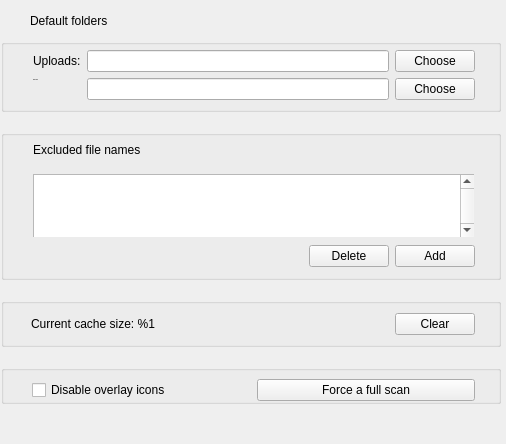
     <widget class="QWidget" name="pAdvanced">
      <layout class="QVBoxLayout" name="verticalLayout_13">
       <property name="spacing">
        <number>8</number>
       </property>
       <property name="leftMargin">
        <number>1</number>
       </property>
       <property name="topMargin">
        <number>14</number>
       </property>
       <property name="rightMargin">
        <number>5</number>
       </property>
       <property name="bottomMargin">
        <number>0</number>
       </property>
       <item>
        <widget class="QLabel" name="label_11">
         <property name="sizePolicy">
          <sizepolicy hsizetype="Preferred" vsizetype="Maximum">
           <horstretch>0</horstretch>
           <verstretch>0</verstretch>
          </sizepolicy>
         </property>
         <property name="styleSheet">
          <string notr="true">padding-left: 26px;
padding-bottom: 3px;</string>
         </property>
         <property name="text">
          <string>Default folders</string>
         </property>
        </widget>
       </item>
       <item>
        <widget class="QGroupBox" name="groupBox_2">
         <property name="sizePolicy">
          <sizepolicy hsizetype="Preferred" vsizetype="Maximum">
           <horstretch>0</horstretch>
           <verstretch>0</verstretch>
          </sizepolicy>
         </property>
         <property name="title">
          <string/>
         </property>
         <property name="flat">
          <bool>true</bool>
         </property>
         <layout class="QFormLayout" name="formLayout_2">
          <property name="leftMargin">
           <number>29</number>
          </property>
          <property name="topMargin">
           <number>5</number>
          </property>
          <property name="rightMargin">
           <number>4</number>
          </property>
          <property name="bottomMargin">
           <number>9</number>
          </property>
          <item row="1" column="1">
           <widget class="QWidget" name="widget" native="true">
            <property name="sizePolicy">
             <sizepolicy hsizetype="Preferred" vsizetype="Maximum">
              <horstretch>0</horstretch>
              <verstretch>0</verstretch>
             </sizepolicy>
            </property>
            <layout class="QHBoxLayout" name="horizontalLayout_17">
             <property name="leftMargin">
              <number>0</number>
             </property>
             <property name="topMargin">
              <number>0</number>
             </property>
             <property name="rightMargin">
              <number>19</number>
             </property>
             <property name="bottomMargin">
              <number>0</number>
             </property>
             <item>
              <widget class="QLineEdit" name="eUploadFolder">
               <property name="readOnly">
                <bool>true</bool>
               </property>
              </widget>
             </item>
             <item>
              <widget class="QPushButton" name="bUploadFolder">
               <property name="sizePolicy">
                <sizepolicy hsizetype="Minimum" vsizetype="Preferred">
                 <horstretch>0</horstretch>
                 <verstretch>0</verstretch>
                </sizepolicy>
               </property>
               <property name="minimumSize">
                <size>
                 <width>0</width>
                 <height>0</height>
                </size>
               </property>
               <property name="text">
                <string>Choose</string>
               </property>
               <property name="autoDefault">
                <bool>false</bool>
               </property>
              </widget>
             </item>
            </layout>
           </widget>
          </item>
          <item row="2" column="1">
           <widget class="QWidget" name="widget_16" native="true">
            <property name="sizePolicy">
             <sizepolicy hsizetype="Preferred" vsizetype="Maximum">
              <horstretch>0</horstretch>
              <verstretch>0</verstretch>
             </sizepolicy>
            </property>
            <layout class="QHBoxLayout" name="horizontalLayout_20">
             <property name="leftMargin">
              <number>0</number>
             </property>
             <property name="topMargin">
              <number>0</number>
             </property>
             <property name="rightMargin">
              <number>19</number>
             </property>
             <property name="bottomMargin">
              <number>0</number>
             </property>
             <item>
              <widget class="QLineEdit" name="eDownloadFolder">
               <property name="readOnly">
                <bool>true</bool>
               </property>
              </widget>
             </item>
             <item>
              <widget class="QPushButton" name="bDownloadFolder">
               <property name="sizePolicy">
                <sizepolicy hsizetype="Minimum" vsizetype="Preferred">
                 <horstretch>0</horstretch>
                 <verstretch>0</verstretch>
                </sizepolicy>
               </property>
               <property name="minimumSize">
                <size>
                 <width>0</width>
                 <height>0</height>
                </size>
               </property>
               <property name="text">
                <string>Choose</string>
               </property>
               <property name="autoDefault">
                <bool>false</bool>
               </property>
              </widget>
             </item>
            </layout>
           </widget>
          </item>
          <item row="1" column="0">
           <widget class="QLabel" name="lUploadFolder">
            <property name="text">
             <string>Uploads:</string>
            </property>
           </widget>
          </item>
          <item row="2" column="0">
           <widget class="QLabel" name="lDownloadFolder">
            <property name="font">
             <font>
              <pointsize>-1</pointsize>
             </font>
            </property>
            <property name="text">
             <string>Downloads:</string>
            </property>
           </widget>
          </item>
         </layout>
        </widget>
       </item>
       <item>
        <widget class="QToolButton" name="toolButton_5">
         <property name="sizePolicy">
          <sizepolicy hsizetype="Preferred" vsizetype="Preferred">
           <horstretch>0</horstretch>
           <verstretch>0</verstretch>
          </sizepolicy>
         </property>
         <property name="minimumSize">
          <size>
           <width>500</width>
           <height>2</height>
          </size>
         </property>
         <property name="maximumSize">
          <size>
           <width>500</width>
           <height>2</height>
          </size>
         </property>
         <property name="styleSheet">
          <string notr="true">border:none;
background:transparent;</string>
         </property>
         <property name="text">
          <string/>
         </property>
         <property name="icon">
          <iconset resource="../Resources_win.qrc">
           <normaloff>:/images/separator line.png</normaloff>:/images/separator line.png</iconset>
         </property>
         <property name="iconSize">
          <size>
           <width>500</width>
           <height>2</height>
          </size>
         </property>
        </widget>
       </item>
       <item>
        <widget class="QGroupBox" name="groupBox_5">
         <property name="sizePolicy">
          <sizepolicy hsizetype="Preferred" vsizetype="MinimumExpanding">
           <horstretch>0</horstretch>
           <verstretch>0</verstretch>
          </sizepolicy>
         </property>
         <property name="title">
          <string/>
         </property>
         <property name="flat">
          <bool>true</bool>
         </property>
         <layout class="QVBoxLayout" name="verticalLayout_14">
          <property name="spacing">
           <number>5</number>
          </property>
          <property name="leftMargin">
           <number>29</number>
          </property>
          <property name="topMargin">
           <number>7</number>
          </property>
          <property name="rightMargin">
           <number>23</number>
          </property>
          <property name="bottomMargin">
           <number>10</number>
          </property>
          <item>
           <widget class="QLabel" name="lExcludedFiles">
            <property name="sizePolicy">
             <sizepolicy hsizetype="Preferred" vsizetype="Maximum">
              <horstretch>0</horstretch>
              <verstretch>0</verstretch>
             </sizepolicy>
            </property>
            <property name="styleSheet">
             <string notr="true"/>
            </property>
            <property name="text">
             <string>Excluded file names</string>
            </property>
            <property name="indent">
             <number>0</number>
            </property>
           </widget>
          </item>
          <item>
           <widget class="QWidget" name="widget_12" native="true">
            <property name="sizePolicy">
             <sizepolicy hsizetype="Expanding" vsizetype="Preferred">
              <horstretch>0</horstretch>
              <verstretch>0</verstretch>
             </sizepolicy>
            </property>
            <property name="minimumSize">
             <size>
              <width>441</width>
              <height>75</height>
             </size>
            </property>
            <property name="maximumSize">
             <size>
              <width>441</width>
              <height>75</height>
             </size>
            </property>
            <layout class="QVBoxLayout" name="verticalLayout_18">
             <property name="leftMargin">
              <number>0</number>
             </property>
             <property name="topMargin">
              <number>12</number>
             </property>
             <property name="rightMargin">
              <number>1</number>
             </property>
             <property name="bottomMargin">
              <number>3</number>
             </property>
             <item>
              <widget class="QListWidget" name="lExcludedNames">
               <property name="sizePolicy">
                <sizepolicy hsizetype="Expanding" vsizetype="Preferred">
                 <horstretch>0</horstretch>
                 <verstretch>0</verstretch>
                </sizepolicy>
               </property>
               <property name="minimumSize">
                <size>
                 <width>442</width>
                 <height>64</height>
                </size>
               </property>
               <property name="maximumSize">
                <size>
                 <width>442</width>
                 <height>64</height>
                </size>
               </property>
               <property name="styleSheet">
                <string notr="true">margin:0px;</string>
               </property>
               <property name="verticalScrollBarPolicy">
                <enum>Qt::ScrollBarAlwaysOn</enum>
               </property>
               <property name="horizontalScrollBarPolicy">
                <enum>Qt::ScrollBarAlwaysOff</enum>
               </property>
               <property name="selectionMode">
                <enum>QAbstractItemView::ExtendedSelection</enum>
               </property>
               <property name="resizeMode">
                <enum>QListView::Adjust</enum>
               </property>
               <property name="selectionRectVisible">
                <bool>false</bool>
               </property>
              </widget>
             </item>
            </layout>
           </widget>
          </item>
          <item>
           <widget class="QWidget" name="widget_2" native="true">
            <property name="maximumSize">
             <size>
              <width>16777215</width>
              <height>26</height>
             </size>
            </property>
            <layout class="QHBoxLayout" name="horizontalLayout_10">
             <property name="leftMargin">
              <number>0</number>
             </property>
             <property name="topMargin">
              <number>3</number>
             </property>
             <property name="rightMargin">
              <number>0</number>
             </property>
             <property name="bottomMargin">
              <number>0</number>
             </property>
             <item>
              <spacer name="horizontalSpacer_3">
               <property name="orientation">
                <enum>Qt::Horizontal</enum>
               </property>
               <property name="sizeHint" stdset="0">
                <size>
                 <width>40</width>
                 <height>20</height>
                </size>
               </property>
              </spacer>
             </item>
             <item>
              <widget class="QPushButton" name="bDeleteName">
               <property name="sizePolicy">
                <sizepolicy hsizetype="Preferred" vsizetype="Fixed">
                 <horstretch>0</horstretch>
                 <verstretch>0</verstretch>
                </sizepolicy>
               </property>
               <property name="minimumSize">
                <size>
                 <width>0</width>
                 <height>0</height>
                </size>
               </property>
               <property name="text">
                <string>Delete</string>
               </property>
               <property name="autoDefault">
                <bool>false</bool>
               </property>
              </widget>
             </item>
             <item>
              <widget class="QPushButton" name="bAddName">
               <property name="sizePolicy">
                <sizepolicy hsizetype="Minimum" vsizetype="Preferred">
                 <horstretch>0</horstretch>
                 <verstretch>0</verstretch>
                </sizepolicy>
               </property>
               <property name="minimumSize">
                <size>
                 <width>0</width>
                 <height>0</height>
                </size>
               </property>
               <property name="text">
                <string>Add</string>
               </property>
               <property name="autoDefault">
                <bool>false</bool>
               </property>
              </widget>
             </item>
            </layout>
           </widget>
          </item>
         </layout>
        </widget>
       </item>
       <item>
        <widget class="QToolButton" name="toolButton_6">
         <property name="sizePolicy">
          <sizepolicy hsizetype="Preferred" vsizetype="Preferred">
           <horstretch>0</horstretch>
           <verstretch>0</verstretch>
          </sizepolicy>
         </property>
         <property name="minimumSize">
          <size>
           <width>500</width>
           <height>2</height>
          </size>
         </property>
         <property name="maximumSize">
          <size>
           <width>500</width>
           <height>2</height>
          </size>
         </property>
         <property name="styleSheet">
          <string notr="true">border:none;
background:transparent;</string>
         </property>
         <property name="text">
          <string/>
         </property>
         <property name="icon">
          <iconset resource="../Resources_win.qrc">
           <normaloff>:/images/separator line.png</normaloff>:/images/separator line.png</iconset>
         </property>
         <property name="iconSize">
          <size>
           <width>500</width>
           <height>2</height>
          </size>
         </property>
        </widget>
       </item>
       <item>
        <widget class="QGroupBox" name="gCache">
         <property name="sizePolicy">
          <sizepolicy hsizetype="Preferred" vsizetype="Maximum">
           <horstretch>0</horstretch>
           <verstretch>0</verstretch>
          </sizepolicy>
         </property>
         <property name="styleSheet">
          <string notr="true"/>
         </property>
         <property name="title">
          <string/>
         </property>
         <property name="flat">
          <bool>true</bool>
         </property>
         <layout class="QHBoxLayout" name="horizontalLayout_11">
          <property name="spacing">
           <number>0</number>
          </property>
          <property name="leftMargin">
           <number>27</number>
          </property>
          <property name="topMargin">
           <number>9</number>
          </property>
          <property name="rightMargin">
           <number>23</number>
          </property>
          <property name="bottomMargin">
           <number>9</number>
          </property>
          <item>
           <widget class="QLabel" name="lCacheSize">
            <property name="sizePolicy">
             <sizepolicy hsizetype="Preferred" vsizetype="Maximum">
              <horstretch>0</horstretch>
              <verstretch>0</verstretch>
             </sizepolicy>
            </property>
            <property name="text">
             <string>Current cache size: %1</string>
            </property>
            <property name="margin">
             <number>2</number>
            </property>
           </widget>
          </item>
          <item>
           <spacer name="horizontalSpacer_5">
            <property name="orientation">
             <enum>Qt::Horizontal</enum>
            </property>
            <property name="sizeHint" stdset="0">
             <size>
              <width>40</width>
              <height>10</height>
             </size>
            </property>
           </spacer>
          </item>
          <item>
           <widget class="QPushButton" name="bClearCache">
            <property name="sizePolicy">
             <sizepolicy hsizetype="Minimum" vsizetype="Preferred">
              <horstretch>0</horstretch>
              <verstretch>0</verstretch>
             </sizepolicy>
            </property>
            <property name="minimumSize">
             <size>
              <width>0</width>
              <height>0</height>
             </size>
            </property>
            <property name="text">
             <string>Clear</string>
            </property>
            <property name="autoDefault">
             <bool>false</bool>
            </property>
           </widget>
          </item>
         </layout>
        </widget>
       </item>
       <item>
        <widget class="QToolButton" name="lCacheSeparator">
         <property name="sizePolicy">
          <sizepolicy hsizetype="Preferred" vsizetype="Preferred">
           <horstretch>0</horstretch>
           <verstretch>0</verstretch>
          </sizepolicy>
         </property>
         <property name="minimumSize">
          <size>
           <width>500</width>
           <height>2</height>
          </size>
         </property>
         <property name="maximumSize">
          <size>
           <width>500</width>
           <height>2</height>
          </size>
         </property>
         <property name="styleSheet">
          <string notr="true">border:none;
background:transparent;</string>
         </property>
         <property name="text">
          <string/>
         </property>
         <property name="icon">
          <iconset resource="../Resources_win.qrc">
           <normaloff>:/images/separator line.png</normaloff>:/images/separator line.png</iconset>
         </property>
         <property name="iconSize">
          <size>
           <width>500</width>
           <height>2</height>
          </size>
         </property>
        </widget>
       </item>
       <item>
        <widget class="QGroupBox" name="groupBox_6">
         <property name="sizePolicy">
          <sizepolicy hsizetype="Preferred" vsizetype="Maximum">
           <horstretch>0</horstretch>
           <verstretch>0</verstretch>
          </sizepolicy>
         </property>
         <property name="minimumSize">
          <size>
           <width>0</width>
           <height>0</height>
          </size>
         </property>
         <property name="title">
          <string/>
         </property>
         <property name="flat">
          <bool>true</bool>
         </property>
         <layout class="QHBoxLayout" name="horizontalLayout_15">
          <property name="leftMargin">
           <number>28</number>
          </property>
          <property name="topMargin">
           <number>8</number>
          </property>
          <property name="rightMargin">
           <number>23</number>
          </property>
          <property name="bottomMargin">
           <number>0</number>
          </property>
          <item>
           <widget class="QCheckBox" name="cOverlayIcons">
            <property name="sizePolicy">
             <sizepolicy hsizetype="Preferred" vsizetype="Fixed">
              <horstretch>0</horstretch>
              <verstretch>0</verstretch>
             </sizepolicy>
            </property>
            <property name="text">
             <string>Disable overlay icons</string>
            </property>
           </widget>
          </item>
          <item>
           <widget class="QPushButton" name="bFullCheck">
            <property name="sizePolicy">
             <sizepolicy hsizetype="Minimum" vsizetype="Preferred">
              <horstretch>0</horstretch>
              <verstretch>0</verstretch>
             </sizepolicy>
            </property>
            <property name="minimumSize">
             <size>
              <width>0</width>
              <height>0</height>
             </size>
            </property>
            <property name="text">
             <string>Force a full scan</string>
            </property>
            <property name="autoDefault">
             <bool>false</bool>
            </property>
           </widget>
          </item>
         </layout>
        </widget>
       </item>
       <item>
        <spacer name="verticalSpacer_4">
         <property name="orientation">
          <enum>Qt::Vertical</enum>
         </property>
         <property name="sizeHint" stdset="0">
          <size>
           <width>20</width>
           <height>40</height>
          </size>
         </property>
        </spacer>
       </item>
      </layout>
     </widget>
